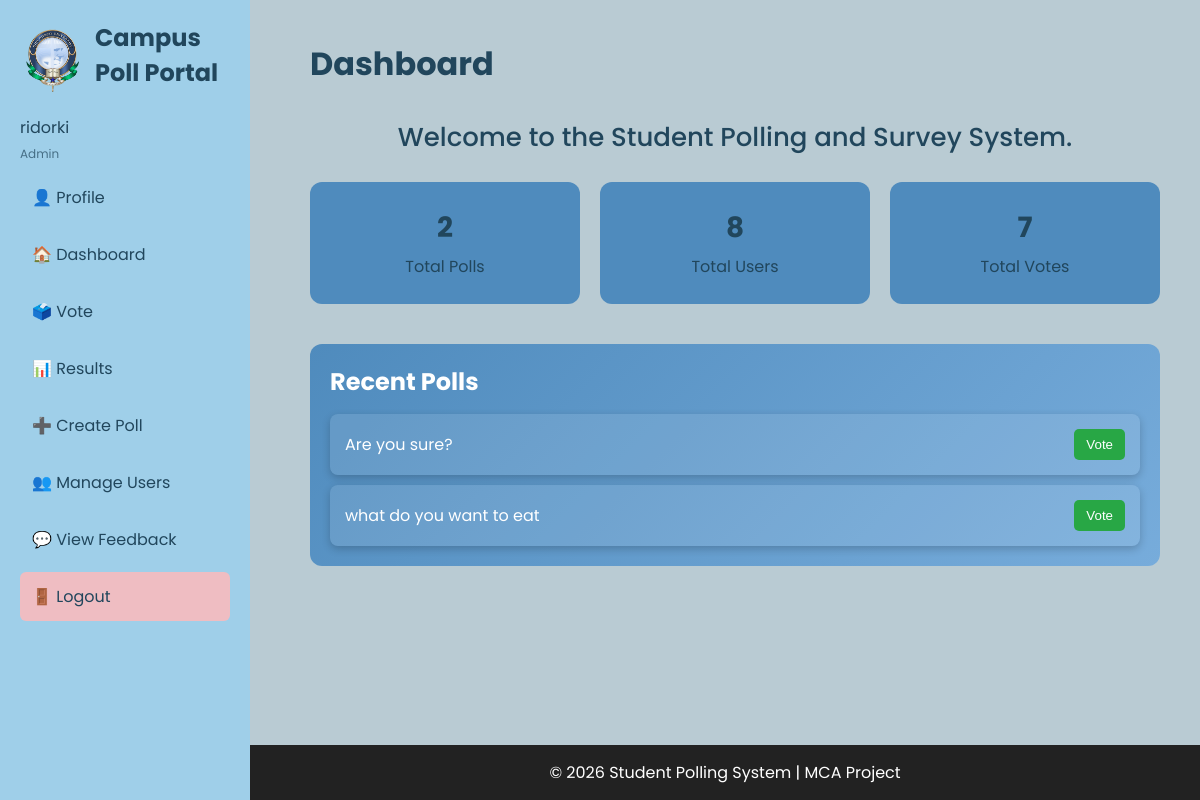
/dashboard.php (signed in), run on the app's committed database.
### tables this page shows
CREATE TABLE `users` (
  `user_id` int(11) NOT NULL,
  `name` varchar(100) DEFAULT NULL,
  `email` varchar(100) DEFAULT NULL,
  `password` varchar(255) DEFAULT NULL,
  `role` enum('admin','student') DEFAULT 'student',
  `theme` varchar(10) DEFAULT 'light',
  `phone` varchar(15) NOT NULL
);

CREATE TABLE `polls` (
  `poll_id` int(11) NOT NULL,
  `title` varchar(200) DEFAULT NULL,
  `description` text DEFAULT NULL,
  `created_by` int(11) DEFAULT NULL,
  `expiry_date` date DEFAULT NULL,
  `status` varchar(20) DEFAULT 'active'
);

### Dashboard.php (the view, shortened to what this page needs)
<?php
$user_id = $_SESSION['user_id'];
$user_query = mysqli_query($conn, "SELECT name, email, role FROM users WHERE user_id='$user_id'");
$user = mysqli_fetch_assoc($user_query);
$total_polls = mysqli_fetch_assoc(mysqli_query($conn, "SELECT COUNT(*) as total FROM polls"))['total'];
$total_users = mysqli_fetch_assoc(mysqli_query($conn, "SELECT COUNT(*) as total FROM users"))['total'];
$total_votes = mysqli_fetch_assoc(mysqli_query($conn, "SELECT COUNT(*) as total FROM votes"))['total'];
$active_polls = mysqli_query($conn, "SELECT * FROM polls ORDER BY poll_id DESC LIMIT 5");
?>
<!DOCTYPE html>
<html>
<head>
</head>
<body>
<div class="layout">
<div class="sidebar" id="sidebar">
<div class="logo-box">
<img src="adbu_app_logo_512x512.png" class="logo">
<h2>Campus Poll Portal</h2>
</div>
<p><?php echo $user['name']; ?></p>
<span class="role"><?php echo ucfirst($user['role']); ?></span>
<a href="#" onclick="showSection('profile')">👤 Profile</a>
<a href="Dashboard.php">🏠 Dashboard</a>
<a href="Voting_page.php">🗳️ Vote</a>
<a href="results.php">📊 Results</a>
<?php if($user['role'] == 'admin'){ ?>
<a href="Create_poll.php">➕ Create Poll</a>
<a href="manageusers.php">👥 Manage Users</a>
<a href="admin_feedback.php">💬 View Feedback</a>
<?php } ?>
<a href="Logout.php" class="logout">🚪 Logout</a>
</div>
<div class="main">
<div id="dashboard" class="section" style="display:block;">
<h1>Dashboard</h1>
<p class="welcome-text">Welcome to the Student Polling and Survey System.</p>
<div class="stats">
<div class="card">
<h3><?php echo $total_polls; ?></h3>
<p>Total Polls</p>
</div>
<div class="card">
<h3><?php echo $total_users; ?></h3>
<p>Total Users</p>
</div>
<div class="card">
<h3><?php echo $total_votes; ?></h3>
<p>Total Votes</p>
</div>
</div>
<div class="recent-polls">
<h2>Recent Polls</h2>
<?php while($poll = mysqli_fetch_assoc($active_polls)){ ?>
<div class="poll-card">
<span><?php echo $poll['title']; ?></span>
<form method="POST" action="Voting_page.php" style="margin:0;">
<button type="submit" class="vote-btn">Vote</button>
</form>
</div>
<?php } ?>
</div>
</div>
</div>
</div>
<footer>
<p>© 2026 Student Polling System | MCA Project</p>
</footer>
</body>
</html>

### Dashboard.php (style rules this page uses)
* { box-sizing:border-box;margin:0;padding:0; }
body { font-family:'Poppins',sans-serif; background:#b9cbd3; color:#21465c; display:flex; flex-direction:column; min-height:100vh; }
.layout { display:flex; flex:1; }
.section { display:none; }
.sidebar { width:250px; background:#9fcfe9; height:100vh; padding:20px; position:fixed; transition:0.3s; }
.sidebar h2 { color:#21465c; margin-bottom:10px; }
.sidebar a { display:block; padding:12px; margin:8px 0; text-decoration:none; color:#21465c; border-radius:6px; transition:0.3s; }
.logout { background:#efbdc2; }
.role { font-size:12px; opacity:0.7; }
.logo-box { display:flex; align-items:center; gap:10px; margin-bottom:15px; }
.logo { width:65px; height:65px; object-fit:contain; }
.main { margin-left:270px; padding:40px; width:100%; }
h1 { margin-bottom:30px; }
.stats { display:flex; gap:20px; flex-wrap:wrap; margin-bottom:40px; }
.card { background:#4f8bbd; padding:25px; border-radius:12px; flex:1; min-width:180px; text-align:center; }
.card h3 { font-size:28px; margin-bottom:5px; }
.recent-polls { background:linear-gradient(135deg,#4f8bbd,#77acdb); padding:20px; border-radius:12px; color:#fff; }
.recent-polls h2 { margin-bottom:15px; }
.poll-card { background:rgba(255,255,255,0.1); color:#fff; padding:15px; border-radius:8px; margin-top:10px; box-shadow:0 3px 8px rgba(0,0,0,0.2); display:flex; justify-content:space-between; align-items:center; transition:0.3s; }
.vote-btn { background:#28a745; border:none; color:#fff; padding:8px 12px; border-radius:5px; cursor:pointer; font-weight:500; transition:0.3s; }
.welcome-text { text-align: center; font-size: 26px; margin-top: 10px; margin-bottom: 25px; font-weight: 500; }
footer { position:fixed; bottom:0; left:250px; width:calc(100% - 250px); text-align:center; padding:15px; background:#222; color:white; }

### data on the page
users: name "ridorki", role "Admin"
polls: title "Are you sure?"
polls: title "what do you want to eat"

### other printed values
$total_polls "2"
$total_users "8"
$total_votes "7"
